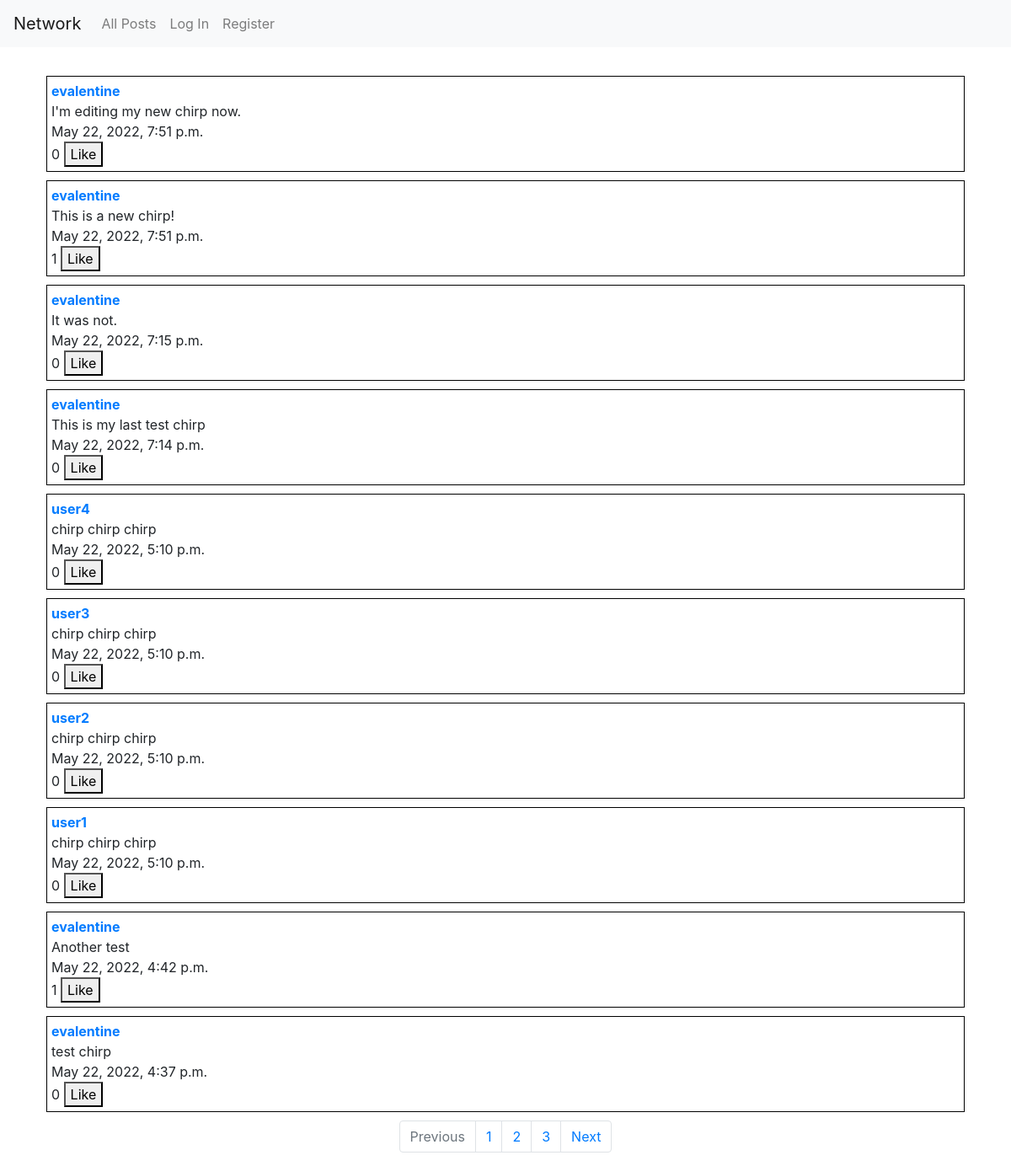
The page / on the database its author committed.
### network/models.py (models this page shows, shortened)
class Chirp(models.Model):
    chirp = models.CharField(max_length=280, null=False, blank=False)
    owner = models.ForeignKey(User, on_delete=models.CASCADE)
    likes = models.IntegerField(default=0)
    timestamp = models.DateTimeField(auto_now_add=True)

class User(AbstractUser):
    following = models.CharField(max_length=1000, null=True, blank=True)
    followcount = models.IntegerField(default=0)
    likedchirps = models.CharField(max_length=1000, null=True, blank=True)

### network/views.py (the view, shortened to what this page needs)
# urls.py: path("", views.index, name="index"),
def index(request):
    messages = Chirp.objects.all()
    messages = messages.order_by('-timestamp').all()
    try:
        user = User.objects.get(username=request.user)
    except:
        user = None
    context = {}
    try:
        likelist = (user.likedchirps).split(',')
    except:
        likelist = []
    for message in messages:
        isIn = str(message.id) in likelist
        context.update({message.id: {'isIn': isIn}})
    print(context)
    paginator = Paginator(messages, 10)
    page_number = request.GET.get('page')
    page_obj = paginator.get_page(page_number)
    print(page_obj)
    return render(request, "network/index.html", {
        'chirps': messages,
        'chirpform': ChirpForm(),
        'context': context,
        'page_obj': page_obj
    })

### network/templatetags/dict_nested_lookup.py (called while the page is built)
@register.simple_tag
def dict_nested_lookup(dict, k1, k2):
    return dict.get(k1).get(k2)

### network/templates/network/index.html (shortened to what this page needs)
{% extends "network/layout.html" %}
{% load dict_nested_lookup %}
{% block body %}
    <br>
    {% for chirp in page_obj %}
    <div class="container">
    <div class="chirpbox" id="{{ chirp.id }}">
        <b><a href="{% url 'profile' chirp.owner %}">{{ chirp.owner }}</a></b>
        <br>
        <span id="chirp">{{ chirp.chirp }}</span>
        <br>
        {{ chirp.timestamp }}
        <br>
        <span id='likecount'>{{ chirp.likes }}</span>
        <button class="likebutton" id="{{ chirp.id }}">
            {% dict_nested_lookup context chirp.id 'isIn' as isliked %}
            {% if isliked == False %}
                Like
            {% else %}
                Unlike
            {% endif %}
        </button>
        <br>
    </div>
    </div>
    {% endfor %}
    <nav aria-label="pagination">
        <ul class="pagination justify-content-center">
        {% if page_obj.has_previous %}
            <li class="page-item"><a class="page-link" href="?page={{ page_obj.previous_page_number }}">Previous</a></li>
        {% else %}
            <li class="page-item disabled"><span class="page-link">Previous</span></li>
        {% endif %}
        {% with ''|center:page_obj.paginator.num_pages as range %}
        {% for page in range %}
            <li class="page-item"><a class="page-link" href="?page={{ forloop.counter }}">{{ forloop.counter }}</a></li>
        {% endfor %}
        {% endwith %}
        {% if page_obj.has_next %}
            <li class="page-item"><a class="page-link" href="?page={{ page_obj.next_page_number }}">Next</a></li>
        {% else %}
            <li class="page-item disabled"><span class="page-link">Next</span></li>
        {% endif %}
        </ul>
      </nav>
    {% endblock %}

### network/templates/network/layout.html (shortened to what this page needs)
{% load static %}
<!DOCTYPE html>
<html lang="en">
    <head>
        <link rel="stylesheet" href="https://stackpath.bootstrapcdn.com/bootstrap/4.4.1/css/bootstrap.min.css">
        <link href="{% static 'network/styles.css' %}" rel="stylesheet">
    </head>
    <body>
        <nav class="navbar navbar-expand-lg navbar-light bg-light">
            <a class="navbar-brand" href="{% url 'index' %}">Network</a>
            <div>
              <ul class="navbar-nav mr-auto">
                <li class="nav-item">
                  <a class="nav-link" href="{% url 'index' %}">All Posts</a>
                </li>
                {% if user.is_authenticated %}
                    <li class="nav-item">
                        <a class="nav-link" href="{% url 'following' %}">Following</a>
                    </li>
                    <li class="nav-item">
                        <a class="nav-link" href="{% url 'logout' %}">Log Out</a>
                    </li>
                {% else %}
                    <li class="nav-item">
                        <a class="nav-link" href="{% url 'login' %}">Log In</a>
                    </li>
                    <li class="nav-item">
                        <a class="nav-link" href="{% url 'register' %}">Register</a>
                    </li>
                {% endif %}
              </ul>
            </div>
          </nav>
        <div class="body">
            {% block body %}
            {% endblock %}
        </div>
    </body>
</html>

### rows shown on the page
Chirp: owner "evalentine", chirp "I'm editing my new chirp now.", timestamp "May 22, 2022, 7:51 p.m.", likes "0"
Chirp: owner "evalentine", chirp "This is a new chirp!", timestamp "May 22, 2022, 7:51 p.m.", likes "1"
Chirp: owner "evalentine", chirp "It was not.", timestamp "May 22, 2022, 7:15 p.m.", likes "0"
Chirp: owner "evalentine", chirp "This is my last test chirp", timestamp "May 22, 2022, 7:14 p.m.", likes "0"
Chirp: owner "user4", chirp "chirp chirp chirp", timestamp "May 22, 2022, 5:10 p.m.", likes "0"
Chirp: owner "user3", chirp "chirp chirp chirp", timestamp "May 22, 2022, 5:10 p.m.", likes "0"
Chirp: owner "user2", chirp "chirp chirp chirp", timestamp "May 22, 2022, 5:10 p.m.", likes "0"
Chirp: owner "user1", chirp "chirp chirp chirp", timestamp "May 22, 2022, 5:10 p.m.", likes "0"
Chirp: owner "evalentine", chirp "Another test", timestamp "May 22, 2022, 4:42 p.m.", likes "1"
Chirp: owner "evalentine", chirp "test chirp", timestamp "May 22, 2022, 4:37 p.m.", likes "0"
